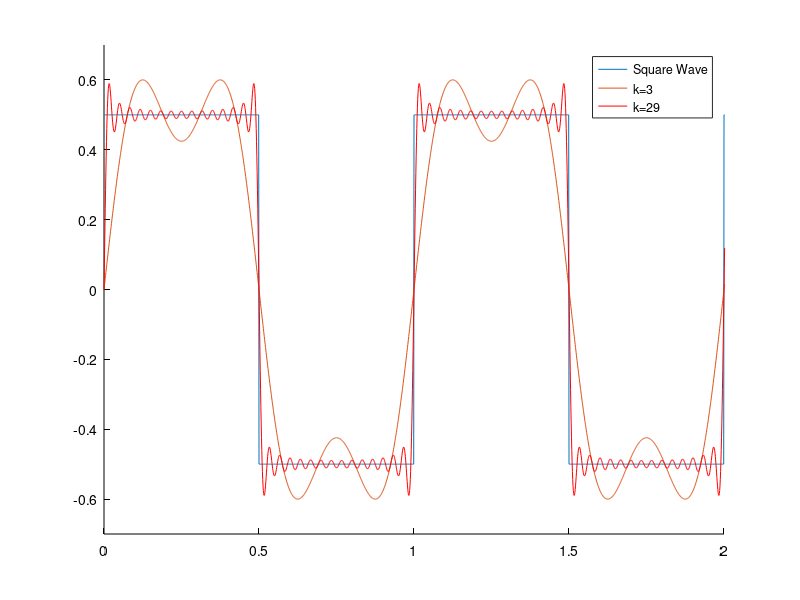

MATLAB code for this plot:
T = 1
amp = 0.5

clf; 
ylim([-0.7 0.7])
xlim([0 2])
set(gcf, 'Color', 'w'); 
set(gca, 'XColor', 'k', 'YColor', 'k'); 
set(gca, 'Color', 'w'); 
hold on
x = 0:0.001:4*pi; 

% square wave
y_square = amp * square(2 * pi * x / T); 
hold on;             
plot(x, y_square);   

function y_sum = fourier_approx(k, x, amp, T)
    y_sum = zeros(size(x)); 
    for i = 1:2:k 
        a_i = 4 * amp/(i * pi)
        y_n =  a_i * sin(2 * pi * x * i / T);
        y_sum = y_sum + y_n;
    end
end

y_3 = fourier_approx(3, x, amp, T)
y_29 = fourier_approx(29, x, amp, T)

plot(x, y_3);
hold on 
plot(x, y_29, "r")
legend('Square Wave', 'k=3', 'k=29', 'Location', 'Best');

hold off
